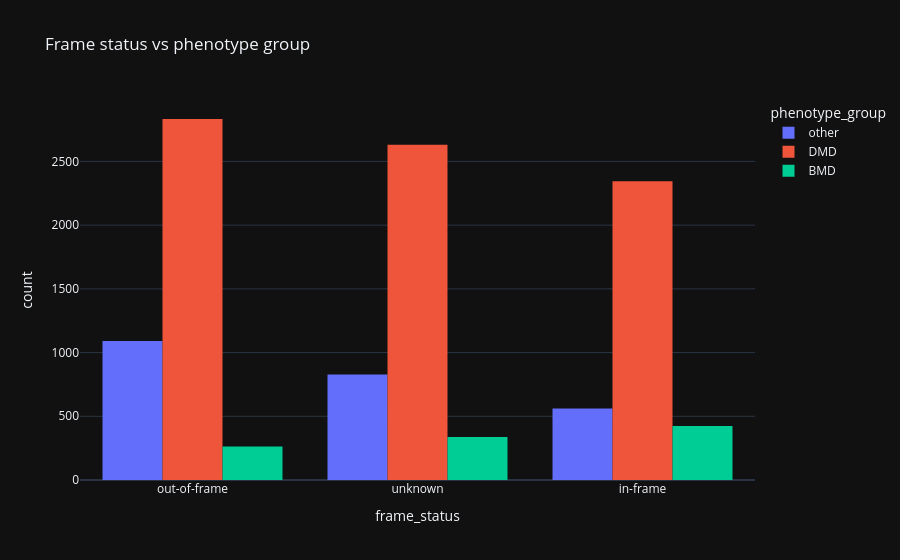

Source (notebook cell):
### Code cell
tmp_frame = df.dropna(subset=["frame_status", "phenotype_group"]).copy()

fig = px.histogram(
    tmp_frame,
    x="frame_status",
    color="phenotype_group",
    barmode="group",
    title="Frame status vs phenotype group"
)
fig.show()

### Figure 1 — Plotly figure (JSON) as saved in the notebook; plotly's stock layout.template omitted (floating-point values rounded to 4 significant figures; data arrays with more than 128 entries replaced by an {"elided": "..."} marker saying what was removed)
{"data": [{"alignmentgroup": "True", "bingroup": "x", "hovertemplate": "phenotype_group=other<br>frame_status=%{x}<br>count=%{y}<extra></extra>", "legendgroup": "other", "marker": {"color": "#636efa", "pattern": {"shape": ""}}, "name": "other", "offsetgroup": "other", "orientation": "v", "showlegend": true, "x": {"elided": "2478 str values"}, "xaxis": "x", "yaxis": "y", "type": "histogram"}, {"alignmentgroup": "True", "bingroup": "x", "hovertemplate": "phenotype_group=DMD<br>frame_status=%{x}<br>count=%{y}<extra></extra>", "legendgroup": "DMD", "marker": {"color": "#EF553B", "pattern": {"shape": ""}}, "name": "DMD", "offsetgroup": "DMD", "orientation": "v", "showlegend": true, "x": {"elided": "7807 str values"}, "xaxis": "x", "yaxis": "y", "type": "histogram"}, {"alignmentgroup": "True", "bingroup": "x", "hovertemplate": "phenotype_group=BMD<br>frame_status=%{x}<br>count=%{y}<extra></extra>", "legendgroup": "BMD", "marker": {"color": "#00cc96", "pattern": {"shape": ""}}, "name": "BMD", "offsetgroup": "BMD", "orientation": "v", "showlegend": true, "x": {"elided": "1023 str values"}, "xaxis": "x", "yaxis": "y", "type": "histogram"}], "layout": {"xaxis": {"anchor": "y", "domain": [0.0, 1.0], "title": {"text": "frame_status"}}, "yaxis": {"anchor": "x", "domain": [0.0, 1.0], "title": {"text": "count"}}, "legend": {"title": {"text": "phenotype_group"}, "tracegroupgap": 0}, "title": {"text": "Frame status vs phenotype group"}, "barmode": "group"}}
